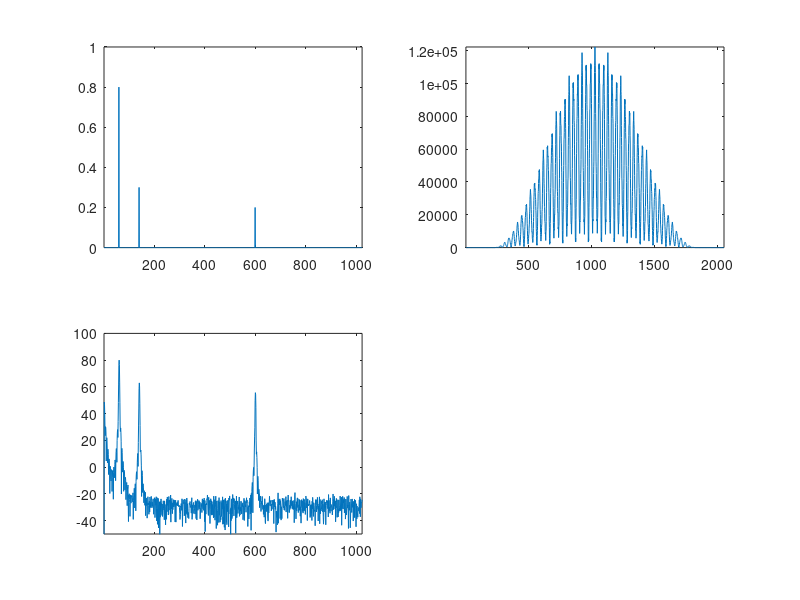

Here is the MATLAB script that generated this plot:
clc; clearvars
figure(1); clf(1);
% Lightsource
% S_i = [-2:1:2];
% S = normpdf(S_i,0,1);

% Camera
FWC = 230000;
xi = linspace(1,2048,2048); % Kameraline
rho = 0.7; % Detektoreffizienz

% Tiefe und Reflektoren
% d = zeros(1,2048); % Tiefe [a.u.]
% d(530) = 0.8; % Reflektor an der Stelle x mit Reflektivität [a.u.]
% % d(600) = 0.2; % Reflektor an der Stelle x mit Reflektivität [a.u.]
% d = conv(d,S,'same');
% d = d*10;

% Simulate i_k
R = [30 70 300]; % Entspricht Tiefe
r = [0.8 0.3 0.2]; % Reflektivität von R[];
%---- dsplay
d = zeros(1,2048);
d(R.*2) = r;
subplot(2,2,1) % Display Raw-Signal
plot(xi(1:1024),d(1:1024)); axis tight; ylim([0 1])

i_k = (r(1)*cos(R(1).*2.*pi.*linspace(0,1,length(xi)))).^2; % Cross correlation pattern; %% Hann windows
for i=2:length(R)
    i_k(i,:) = (r(i)*cos(R(i).*2.*pi.*linspace(0,1,length(xi)))).^2; % Cross correlation pattern; %% Hann windows
end
i_k = sum(i_k);
% i_k = i_k.^2;
i_k = rho.*i_k;
i_k = i_k.*FWC;
%--- Hann windowing
h = hann(1600);
h_i = zeros(1,2048);
h_i(1025) = 1;
h_i = conv(h_i,h,'same');
i_k = i_k.*h_i;
%---- add noise
i_k = i_k+2*randn([1 2048]);
%---- display
subplot(2,2,2) % Display Raw-Signal
plot(xi,i_k); axis tight

%---- Apo
Apo = movmean(movmean(i_k,200),50);
% hold on; plot(Apo,'r');

% Reconstruction
f_z = 20*log10(abs(fftshift(ifft(i_k-Apo))));
f_z = f_z(1025:end); xi = xi(1:1024);
%---- display
subplot(2,2,3) % Display Reconstructed signal
plot(xi,f_z); axis tight; %xlim([1 2048])
ylim([-50 100])